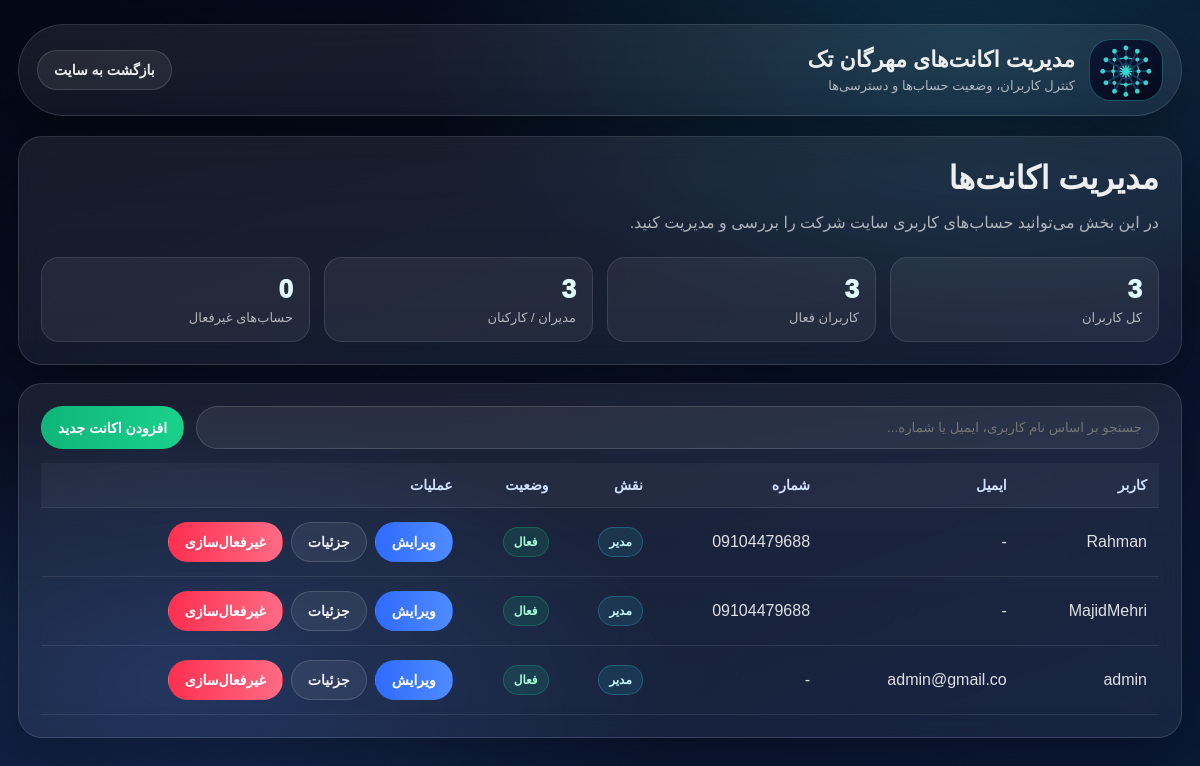
The page /company/accounts/ (signed in) on the database as committed earlier.
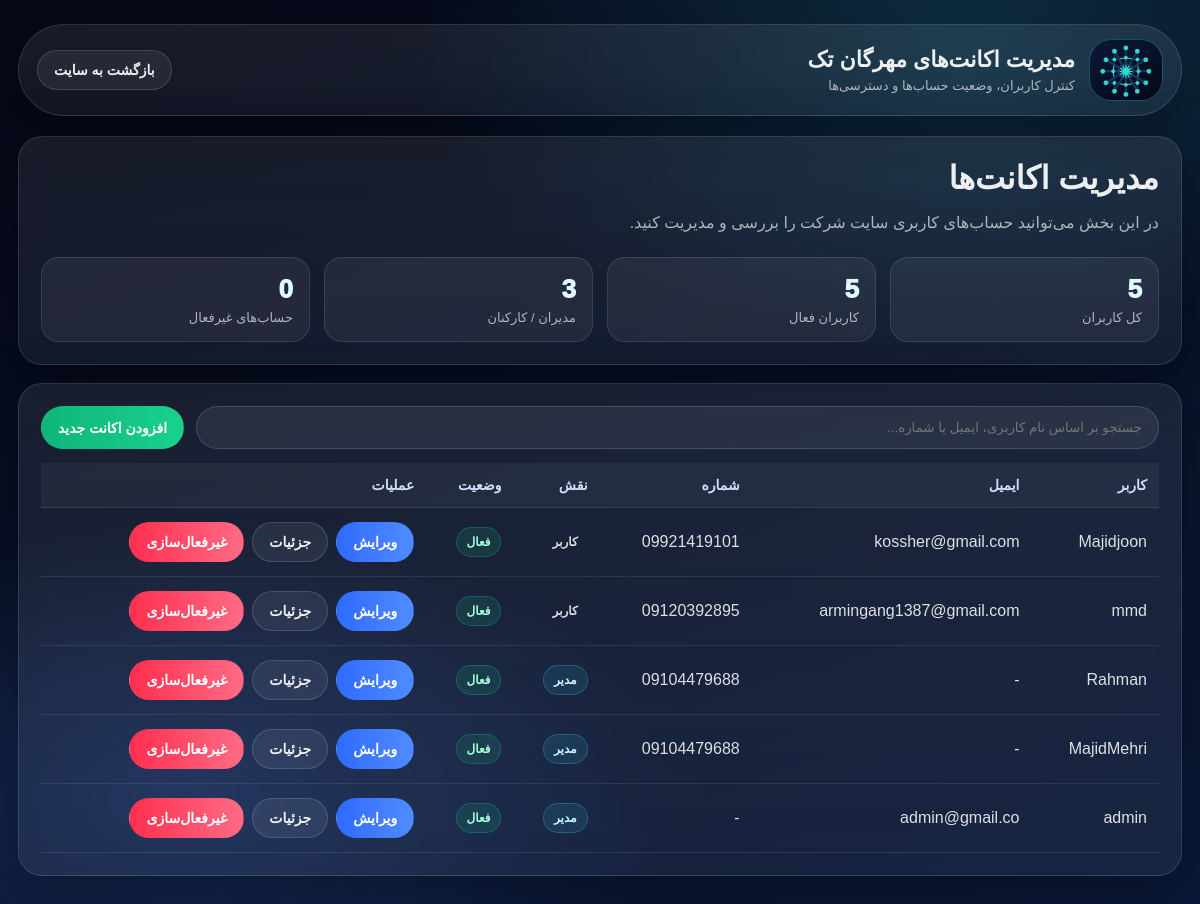
The same page on the database as committed later.
### accounts/models.py (models this page shows)
class User(AbstractUser):
    phone = models.CharField(max_length=20, blank=True)
    full_name = models.CharField(max_length=200, blank=True)
    school = models.ForeignKey(
        "main.School",
        null=True, blank=True,
        on_delete=models.SET_NULL,
        related_name="users"
    )

### main/views.py (the view)
@staff_member_required
def account_manage(request):
    users = User.objects.all().order_by('-id')
    total_users = users.count()
    active_users = users.filter(
        is_active=True
    ).count()
    blocked_users = users.filter(
        is_active=False
    ).count()
    staff_users = users.filter(
        is_staff=True
    ).count()
    context = {
        'users': users,
        'total_users': total_users,
        'active_users': active_users,
        'blocked_users': blocked_users,
        'staff_users': staff_users,
    }
    return render(
        request,
        'site/account_manage.html',
        context
    )

### templates/site/account_manage.html (shortened to what this page needs)
{% load static %}
<!doctype html>
<html lang="fa" dir="rtl">
<head>
</head>
<body>
<div class="wrap">
  <div class="topbar">
    <div class="brand">
      <div class="logo"><img src="{% static 'assets/images/Mehreganlogo.png' %}" alt="Mehrgan Tech"></div>
      <div>
        <div class="t1">مدیریت اکانت‌های مهرگان تک</div>
        <div class="t2">کنترل کاربران، وضعیت حساب‌ها و دسترسی‌ها</div>
      </div>
    </div>
    <a class="btn btn-ghost" href="{% url 'company_index' %}">بازگشت به سایت</a>
  </div>
  <div class="card">
    <h1>مدیریت اکانت‌ها</h1>
    <div class="sub">در این بخش می‌توانید حساب‌های کاربری سایت شرکت را بررسی و مدیریت کنید.</div>
    <div class="stats">
      <div class="stat"><div class="n">{{ total_users|default:"0" }}</div><div class="d">کل کاربران</div></div>
      <div class="stat"><div class="n">{{ active_users|default:"0" }}</div><div class="d">کاربران فعال</div></div>
      <div class="stat"><div class="n">{{ staff_users|default:"0" }}</div><div class="d">مدیران / کارکنان</div></div>
      <div class="stat"><div class="n">{{ blocked_users|default:"0" }}</div><div class="d">حساب‌های غیرفعال</div></div>
    </div>
  </div>
  <div class="card">
    <div class="toolbar">
      <input class="search" id="userSearch" type="text" placeholder="جستجو بر اساس نام کاربری، ایمیل یا شماره...">
      <a class="btn btn-green" href="#">افزودن اکانت جدید</a>
    </div>
    <div class="table-wrap">
      <table id="usersTable">
        <thead>
          <tr>
            <th>کاربر</th>
            <th>ایمیل</th>
            <th>شماره</th>
            <th>نقش</th>
            <th>وضعیت</th>
            <th>عملیات</th>
          </tr>
        </thead>
        <tbody>
          {% for u in users %}
          <tr>
            <td>{{ u.username }}</td>
            <td>{{ u.email|default:"-" }}</td>
            <td>{{ u.phone|default:"-" }}</td>
            <td>
              {% if u.is_staff %}
                <span class="badge admin">مدیر</span>
              {% else %}
                <span class="badge">کاربر</span>
              {% endif %}
            </td>
            <td>
              {% if u.is_active %}
                <span class="badge active">فعال</span>
              {% else %}
                <span class="badge blocked">غیرفعال</span>
              {% endif %}
            </td>
            <td>
              <div class="actions">
                <a class="btn btn-primary" href="#">ویرایش</a>
                <a class="btn btn-ghost" href="#">جزئیات</a>
                <button class="btn btn-danger" onclick="confirmBlock('{{ u.username }}')">غیرفعال‌سازی</button>
              </div>
            </td>
          </tr>
          {% empty %}
          <tr>
            <td colspan="6">هنوز کاربری ثبت نشده است.</td>
          </tr>
          {% endfor %}
        </tbody>
      </table>
    </div>
  </div>
</div>
</body>
</html>

### templates/site/account_manage.html (style rules this page uses)
:root { --bg1:#050816;--bg2:#0b1a3a;--card:rgba(255,255,255,.08); --border:rgba(255,255,255,.12);--text:rgba(255,255,255,.92); --muted:rgba(255,255,255,.65);--blue1:#4f8bff;--blue2:#2f6bff; --green1:#19d18c;--green2:#0fb57a;--red1:#ff4d6d;--cyan:#35e0ff; --shadow:0 18px 60px rgba(0,0,0,.35);--radius:24px; }
* { box-sizing:border-box }
body { margin:0;font-family:"Vazirmatn","Vazir",Tahoma,Arial,sans-serif;color:var(--text); background: radial-gradient(1000px 520px at 80% 5%, rgba(53,224,255,.16), transparent 55%), radial-gradient(900px 500px at 15% 85%, rgba(79,139,255,.20), transparent 55%), linear-gradient(160deg,var(--bg1),var(--bg2)); min-height:100vh; }
.wrap { max-width:1200px;margin:0 auto;padding:24px 18px 42px }
.topbar,.card { background:linear-gradient(180deg,var(--card),rgba(255,255,255,.055)); border:1px solid var(--border);box-shadow:var(--shadow);backdrop-filter:blur(12px); }
.topbar { display:flex;align-items:center;justify-content:space-between;gap:16px; padding:14px 18px;margin-bottom:20px;border-radius:999px; }
.brand { display:flex;align-items:center;gap:14px }
.logo { width:74px;height:62px;display:flex;align-items:center;justify-content:center; background:linear-gradient(145deg,rgba(12,24,55,.98),rgba(5,10,25,.98)); border:1px solid rgba(47,210,210,.35);border-radius:22px;padding:3px;overflow:hidden; }
.logo img { width:100%;height:100%;object-fit:contain }
.t1 { font-size:22px;font-weight:1000 }
.t2 { color:var(--muted);font-size:13px;margin-top:5px }
.btn { display:inline-flex;align-items:center;justify-content:center;gap:8px;border-radius:999px; padding:11px 16px;border:1px solid transparent;color:white;text-decoration:none; font-weight:1000;cursor:pointer;transition:.18s ease;font-size:14px; }
.btn-primary { background:linear-gradient(90deg,var(--blue2),var(--blue1)) }
.btn-green { background:linear-gradient(90deg,var(--green2),var(--green1)) }
.btn-danger { background:linear-gradient(90deg,#ff2f4f,#ff6b85) }
.btn-ghost { background:rgba(255,255,255,.07);border-color:rgba(255,255,255,.14);color:var(--text) }
.card { border-radius:var(--radius);padding:22px;margin-bottom:18px }
h1 { margin:0 0 10px;font-size:32px }
.sub { color:var(--muted);line-height:2 }
.stats { display:grid;grid-template-columns:repeat(4,1fr);gap:14px;margin-top:18px }
.stat { padding:16px;border-radius:18px;background:rgba(255,255,255,.06);border:1px solid rgba(255,255,255,.11) }
.stat .n { font-size:26px;font-weight:1000;color:#dffbff }
.stat .d { color:var(--muted);font-size:13px;margin-top:5px }
.toolbar { display:flex;justify-content:space-between;gap:12px;flex-wrap:wrap;margin-bottom:14px }
.search { min-width:260px;flex:1;border:1px solid rgba(255,255,255,.14);border-radius:999px; background:rgba(255,255,255,.07);color:var(--text);padding:13px 16px;outline:none; }
table { width:100%;border-collapse:collapse;overflow:hidden }
th,td { padding:14px 12px;text-align:right;border-bottom:1px solid rgba(255,255,255,.09) }
th { color:#cfe0ff;font-size:14px;background:rgba(255,255,255,.045) }
td { color:rgba(255,255,255,.86) }
.badge { padding:7px 10px;border-radius:999px;font-size:12px;font-weight:1000;display:inline-flex }
.active { background:rgba(25,209,140,.13);color:#a8ffd9;border:1px solid rgba(25,209,140,.25) }
.admin { background:rgba(53,224,255,.10);color:#c8f8ff;border:1px solid rgba(53,224,255,.25) }
.actions { display:flex;gap:8px;flex-wrap:wrap }

Rows that differ between the two databases and show on the page:
added User: username "Majidjoon", email "kossher@gmail.com", phone "09921419101", is_staff "کاربر", is_active "فعال"
added User: username "mmd", email "armingang1387@gmail.com", phone "09120392895", is_staff "کاربر", is_active "فعال"
Other text that changed with them:
{{ total_users|default:"0" }}: "3" → "5"
{{ active_users|default:"0" }}: "3" → "5"
